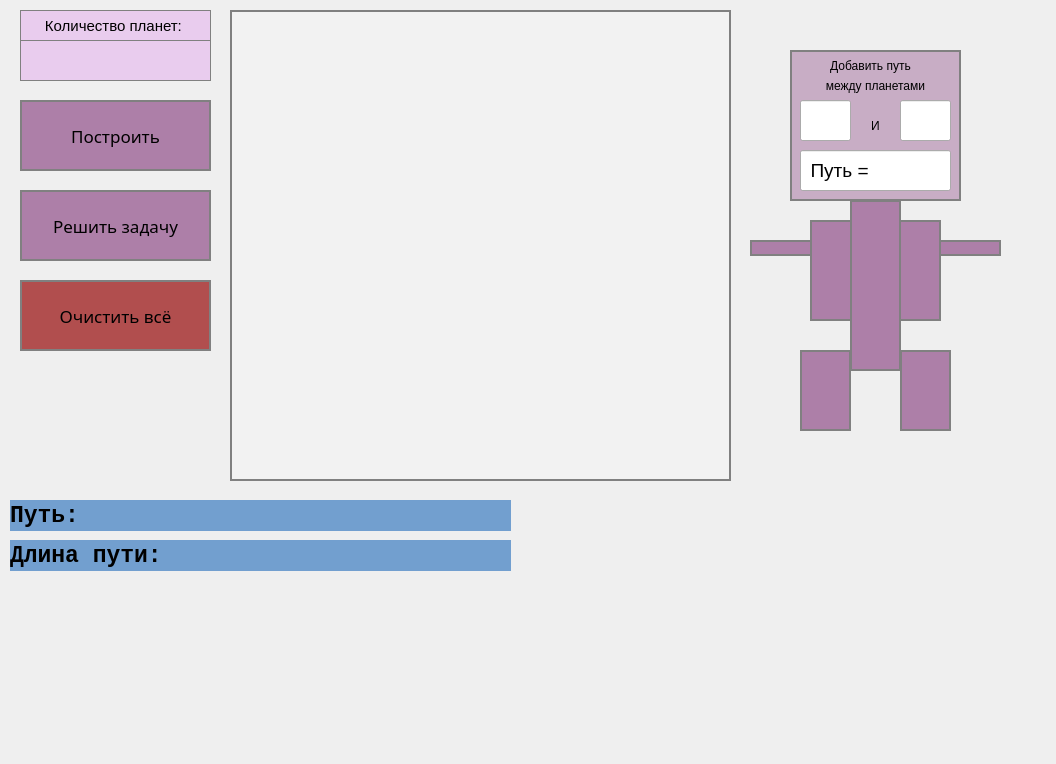
<?xml version="1.0" encoding="UTF-8"?>
<ui version="4.0">
 <class>MainWindow</class>
 <widget class="QMainWindow" name="MainWindow">
  <property name="geometry">
   <rect>
    <x>0</x>
    <y>0</y>
    <width>1056</width>
    <height>764</height>
   </rect>
  </property>
  <property name="windowTitle">
   <string>Traveling Salesman Problem</string>
  </property>
  <property name="windowIcon">
   <iconset>
    <normaloff>:/img/kvkghforv9kxb9zntjdkqi7xdlw.jpeg</normaloff>:/img/kvkghforv9kxb9zntjdkqi7xdlw.jpeg</iconset>
  </property>
  <widget class="QWidget" name="centralwidget">
   <widget class="QLabel" name="Put">
    <property name="geometry">
     <rect>
      <x>10</x>
      <y>500</y>
      <width>111</width>
      <height>31</height>
     </rect>
    </property>
    <property name="font">
     <font>
      <family>Courier New</family>
      <pointsize>17</pointsize>
      <weight>75</weight>
      <bold>true</bold>
     </font>
    </property>
    <property name="styleSheet">
     <string notr="true">QLabel{
background-color:rgb(114, 159, 207);
}</string>
    </property>
    <property name="text">
     <string>Путь: </string>
    </property>
   </widget>
   <widget class="QGraphicsView" name="graphicsView">
    <property name="geometry">
     <rect>
      <x>230</x>
      <y>10</y>
      <width>501</width>
      <height>471</height>
     </rect>
    </property>
    <property name="styleSheet">
     <string notr="true">QGraphicsView {
border: 2px solid gray;
background-color: rgba(255, 255, 255, 50);

}

</string>
    </property>
   </widget>
   <widget class="QLabel" name="DPut">
    <property name="geometry">
     <rect>
      <x>10</x>
      <y>540</y>
      <width>151</width>
      <height>31</height>
     </rect>
    </property>
    <property name="font">
     <font>
      <family>Courier New</family>
      <pointsize>17</pointsize>
      <weight>75</weight>
      <bold>true</bold>
     </font>
    </property>
    <property name="styleSheet">
     <string notr="true">QLabel{
background-color:rgb(114, 159, 207);
}</string>
    </property>
    <property name="text">
     <string>Длина пути: </string>
    </property>
   </widget>
   <widget class="QLabel" name="label">
    <property name="geometry">
     <rect>
      <x>160</x>
      <y>540</y>
      <width>351</width>
      <height>31</height>
     </rect>
    </property>
    <property name="font">
     <font>
      <family>Monaco</family>
      <pointsize>14</pointsize>
     </font>
    </property>
    <property name="styleSheet">
     <string notr="true">QLabel{
background-color:rgb(114, 159, 207);
}</string>
    </property>
    <property name="text">
     <string/>
    </property>
   </widget>
   <widget class="QLabel" name="Marshrut">
    <property name="geometry">
     <rect>
      <x>36</x>
      <y>500</y>
      <width>475</width>
      <height>31</height>
     </rect>
    </property>
    <property name="font">
     <font>
      <family>Monaco</family>
      <pointsize>14</pointsize>
     </font>
    </property>
    <property name="styleSheet">
     <string notr="true">QLabel{
background-color:rgb(114, 159, 207);
}</string>
    </property>
    <property name="text">
     <string/>
    </property>
   </widget>
   <widget class="QPushButton" name="res">
    <property name="geometry">
     <rect>
      <x>20</x>
      <y>190</y>
      <width>191</width>
      <height>71</height>
     </rect>
    </property>
    <property name="font">
     <font>
      <family>Monaco</family>
      <pointsize>13</pointsize>
     </font>
    </property>
    <property name="cursor">
     <cursorShape>PointingHandCursor</cursorShape>
    </property>
    <property name="styleSheet">
     <string notr="true">QPushButton {
border-color: rgb(128, 72, 131);
background-color: rgb(173, 127, 168);
border: 2px solid gray;
}
QPushButton:pressed {
background-color: qlineargradient(x1: 0, y1: 0, x2: 0, y2: 1,
stop: 0 #dadbde, stop: 1 #87CEEB);
}
QPushButton:hover{
border-color: rgb(47, 48, 46);
background-color: rgb(114, 159, 207);
border-radius: 10px;
border: 1px solid #3873d9;
}</string>
    </property>
    <property name="text">
     <string>Решить задачу</string>
    </property>
   </widget>
   <widget class="QPushButton" name="O4ISTKA">
    <property name="geometry">
     <rect>
      <x>20</x>
      <y>280</y>
      <width>191</width>
      <height>71</height>
     </rect>
    </property>
    <property name="font">
     <font>
      <family>Monaco</family>
      <pointsize>13</pointsize>
     </font>
    </property>
    <property name="cursor">
     <cursorShape>PointingHandCursor</cursorShape>
    </property>
    <property name="styleSheet">
     <string notr="true">QPushButton {
border-color: rgb(128, 72, 131);
background-color: rgb(177, 78, 78);
border: 2px solid gray;
}
QPushButton:pressed {
background-color: qlineargradient(x1: 0, y1: 0, x2: 0, y2: 1,
stop: 0 #dadbde, stop: 1 #87CEEB);
}

QPushButton:hover{
border-color: rgb(47, 48, 46);
background-color: rgb(245, 121, 0);
border-radius: 10px;
border: 1px solid #3873d9;
}</string>
    </property>
    <property name="text">
     <string>Очистить всё</string>
    </property>
   </widget>
   <widget class="QPushButton" name="VblvodP">
    <property name="geometry">
     <rect>
      <x>20</x>
      <y>100</y>
      <width>191</width>
      <height>71</height>
     </rect>
    </property>
    <property name="font">
     <font>
      <family>Monaco</family>
      <pointsize>13</pointsize>
     </font>
    </property>
    <property name="cursor">
     <cursorShape>PointingHandCursor</cursorShape>
    </property>
    <property name="styleSheet">
     <string notr="true">QPushButton {
border-color: rgb(128, 72, 131);
background-color: rgb(173, 127, 168);
border: 2px solid gray;
}
QPushButton:pressed {
background-color: qlineargradient(x1: 0, y1: 0, x2: 0, y2: 1,
stop: 0 #dadbde, stop: 1 #87CEEB);
}
QPushButton:hover{
border-color: rgb(47, 48, 46);
background-color: rgb(114, 159, 207);
border-radius: 10px;
border: 1px solid #3873d9;
}
</string>
    </property>
    <property name="text">
     <string>Построить</string>
    </property>
   </widget>
   <widget class="QLineEdit" name="planet">
    <property name="geometry">
     <rect>
      <x>20</x>
      <y>40</y>
      <width>191</width>
      <height>41</height>
     </rect>
    </property>
    <property name="font">
     <font>
      <family>Corbel</family>
      <pointsize>18</pointsize>
     </font>
    </property>
    <property name="styleSheet">
     <string notr="true">QLineEdit{
qproperty-alignment: 'AlignVCenter | AlignMid';
border: 1px solid gray;
  background-color: rgb(233, 204, 238);

}
</string>
    </property>
    <property name="alignment">
     <set>Qt::AlignCenter</set>
    </property>
   </widget>
   <widget class="QLabel" name="label_2">
    <property name="geometry">
     <rect>
      <x>20</x>
      <y>10</y>
      <width>191</width>
      <height>31</height>
     </rect>
    </property>
    <property name="font">
     <font>
      <pointsize>11</pointsize>
     </font>
    </property>
    <property name="styleSheet">
     <string notr="true">QLabel{
qproperty-alignment: 'AlignVCenter | AlignMid';
border: 1px solid gray;
  background-color: rgb(233, 204, 238);
}</string>
    </property>
    <property name="text">
     <string>Количество планет: </string>
    </property>
    <property name="alignment">
     <set>Qt::AlignCenter</set>
    </property>
   </widget>
   <widget class="QPushButton" name="pushButton">
    <property name="geometry">
     <rect>
      <x>790</x>
      <y>50</y>
      <width>171</width>
      <height>151</height>
     </rect>
    </property>
    <property name="cursor">
     <cursorShape>CrossCursor</cursorShape>
    </property>
    <property name="styleSheet">
     <string notr="true">QPushButton {
border-color: rgb(128, 72, 131);
background-color: rgba(173, 127, 168,150);
border: 2px solid gray;
}


QPushButton:pressed {
background-color: qlineargradient(x1: 0, y1: 0, x2: 0, y2: 1,
stop: 0 #dadbde, stop: 1 #87CEEB);
}</string>
    </property>
    <property name="text">
     <string>И</string>
    </property>
   </widget>
   <widget class="QLabel" name="label_3">
    <property name="geometry">
     <rect>
      <x>850</x>
      <y>200</y>
      <width>51</width>
      <height>171</height>
     </rect>
    </property>
    <property name="styleSheet">
     <string notr="true">QLabel {
border-color: rgb(128, 72, 131);
background-color: rgb(173, 127, 168);
border: 2px solid gray;
}
</string>
    </property>
    <property name="text">
     <string/>
    </property>
   </widget>
   <widget class="QLabel" name="label_4">
    <property name="geometry">
     <rect>
      <x>810</x>
      <y>220</y>
      <width>131</width>
      <height>101</height>
     </rect>
    </property>
    <property name="styleSheet">
     <string notr="true">QLabel {
border-color: rgb(128, 72, 131);
background-color: rgb(173, 127, 168);
border: 2px solid gray;
}
</string>
    </property>
    <property name="text">
     <string/>
    </property>
   </widget>
   <widget class="QLineEdit" name="lineEdit_put">
    <property name="geometry">
     <rect>
      <x>800</x>
      <y>150</y>
      <width>151</width>
      <height>41</height>
     </rect>
    </property>
    <property name="font">
     <font>
      <pointsize>13</pointsize>
     </font>
    </property>
    <property name="alignment">
     <set>Qt::AlignRight|Qt::AlignTrailing|Qt::AlignVCenter</set>
    </property>
   </widget>
   <widget class="QLineEdit" name="lineEdit_iz">
    <property name="geometry">
     <rect>
      <x>800</x>
      <y>100</y>
      <width>51</width>
      <height>41</height>
     </rect>
    </property>
    <property name="font">
     <font>
      <pointsize>13</pointsize>
     </font>
    </property>
    <property name="alignment">
     <set>Qt::AlignCenter</set>
    </property>
   </widget>
   <widget class="QLineEdit" name="lineEdit_v">
    <property name="geometry">
     <rect>
      <x>900</x>
      <y>100</y>
      <width>51</width>
      <height>41</height>
     </rect>
    </property>
    <property name="font">
     <font>
      <pointsize>13</pointsize>
     </font>
    </property>
    <property name="alignment">
     <set>Qt::AlignCenter</set>
    </property>
   </widget>
   <widget class="QLabel" name="label_5">
    <property name="geometry">
     <rect>
      <x>820</x>
      <y>50</y>
      <width>101</width>
      <height>31</height>
     </rect>
    </property>
    <property name="styleSheet">
     <string notr="true">QLabel{
qproperty-alignment: 'AlignVCenter | AlignMid';
}</string>
    </property>
    <property name="text">
     <string>Добавить путь</string>
    </property>
    <property name="alignment">
     <set>Qt::AlignCenter</set>
    </property>
   </widget>
   <widget class="QLabel" name="label_6">
    <property name="geometry">
     <rect>
      <x>810</x>
      <y>70</y>
      <width>131</width>
      <height>31</height>
     </rect>
    </property>
    <property name="styleSheet">
     <string notr="true">QLabel{
qproperty-alignment: 'AlignVCenter | AlignMid';
}</string>
    </property>
    <property name="text">
     <string>между планетами</string>
    </property>
    <property name="alignment">
     <set>Qt::AlignCenter</set>
    </property>
   </widget>
   <widget class="QLabel" name="label_7">
    <property name="geometry">
     <rect>
      <x>800</x>
      <y>150</y>
      <width>111</width>
      <height>41</height>
     </rect>
    </property>
    <property name="font">
     <font>
      <pointsize>14</pointsize>
     </font>
    </property>
    <property name="text">
     <string>  Путь =</string>
    </property>
   </widget>
   <widget class="QLabel" name="label_8">
    <property name="geometry">
     <rect>
      <x>750</x>
      <y>240</y>
      <width>251</width>
      <height>16</height>
     </rect>
    </property>
    <property name="styleSheet">
     <string notr="true">QLabel {
border-color: rgb(128, 72, 131);
background-color: rgb(173, 127, 168);
border: 2px solid gray;
}
</string>
    </property>
    <property name="text">
     <string/>
    </property>
   </widget>
   <widget class="QLabel" name="label_9">
    <property name="geometry">
     <rect>
      <x>800</x>
      <y>350</y>
      <width>51</width>
      <height>81</height>
     </rect>
    </property>
    <property name="styleSheet">
     <string notr="true">QLabel {
border-color: rgb(128, 72, 131);
background-color: rgb(173, 127, 168);
border: 2px solid gray;
}
</string>
    </property>
    <property name="text">
     <string/>
    </property>
   </widget>
   <widget class="QLabel" name="label_10">
    <property name="geometry">
     <rect>
      <x>900</x>
      <y>350</y>
      <width>51</width>
      <height>81</height>
     </rect>
    </property>
    <property name="styleSheet">
     <string notr="true">QLabel {
border-color: rgb(128, 72, 131);
background-color: rgb(173, 127, 168);
border: 2px solid gray;
}
</string>
    </property>
    <property name="text">
     <string/>
    </property>
   </widget>
   <widget class="QLabel" name="label_11">
    <property name="geometry">
     <rect>
      <x>900</x>
      <y>350</y>
      <width>51</width>
      <height>81</height>
     </rect>
    </property>
    <property name="styleSheet">
     <string notr="true">QLabel {
border-color: rgb(128, 72, 131);
background-color: rgb(173, 127, 168);
border: 2px solid gray;
}
</string>
    </property>
    <property name="text">
     <string/>
    </property>
   </widget>
   <widget class="QLabel" name="FON">
    <property name="geometry">
     <rect>
      <x>0</x>
      <y>0</y>
      <width>1021</width>
      <height>601</height>
     </rect>
    </property>
    <property name="text">
     <string/>
    </property>
    <property name="pixmap">
     <pixmap>Galaxy123.png</pixmap>
    </property>
   </widget>
   <zorder>FON</zorder>
   <zorder>planet</zorder>
   <zorder>label_8</zorder>
   <zorder>label_4</zorder>
   <zorder>label</zorder>
   <zorder>Marshrut</zorder>
   <zorder>Put</zorder>
   <zorder>graphicsView</zorder>
   <zorder>DPut</zorder>
   <zorder>res</zorder>
   <zorder>O4ISTKA</zorder>
   <zorder>VblvodP</zorder>
   <zorder>label_2</zorder>
   <zorder>pushButton</zorder>
   <zorder>label_3</zorder>
   <zorder>lineEdit_put</zorder>
   <zorder>lineEdit_iz</zorder>
   <zorder>lineEdit_v</zorder>
   <zorder>label_5</zorder>
   <zorder>label_6</zorder>
   <zorder>label_7</zorder>
   <zorder>label_9</zorder>
   <zorder>label_10</zorder>
   <zorder>label_11</zorder>
  </widget>
 </widget>
 <resources/>
 <connections/>
</ui>
